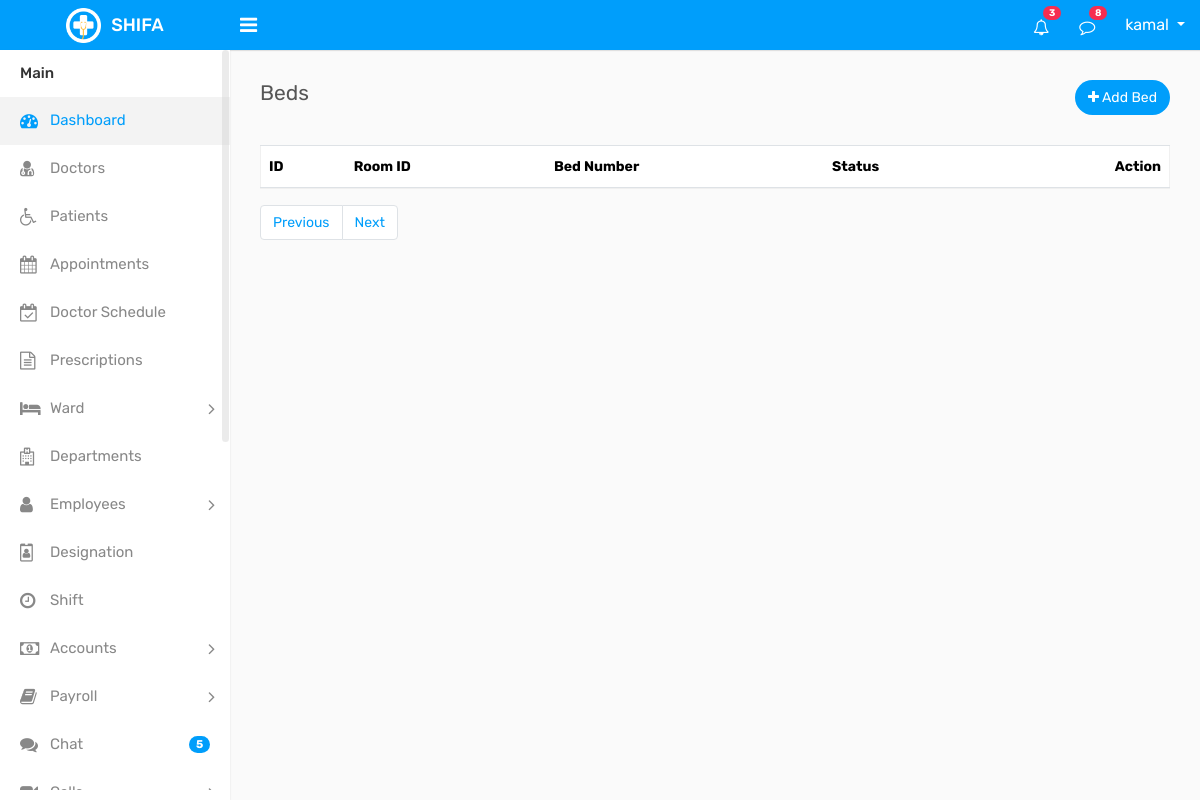
/ward/beds/beds.php (signed in), run on an earlier commit of the app's database.
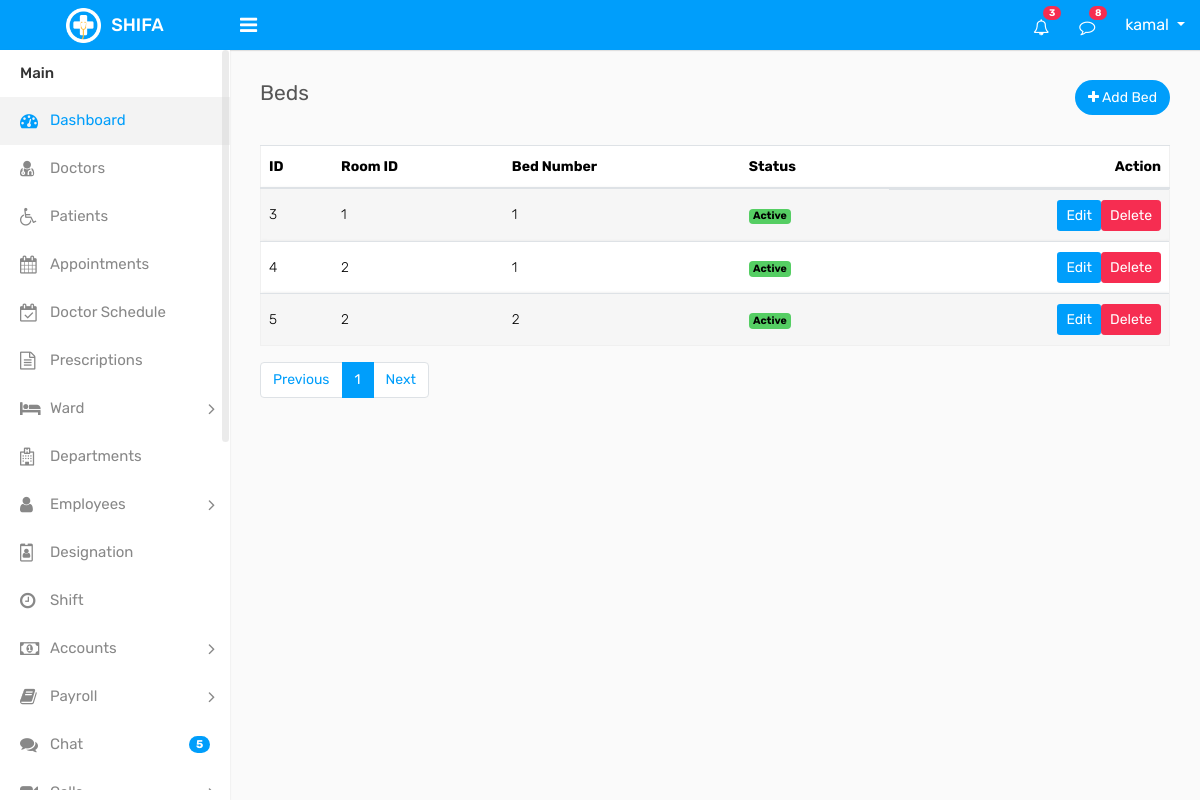
And on a later commit of the database.
### tables this page shows
CREATE TABLE `beds` (
  `id` int(11) NOT NULL,
  `room_id` int(11) DEFAULT NULL,
  `bed_number` varchar(40) DEFAULT NULL,
  `is_occupied` int(11) NOT NULL DEFAULT 0 COMMENT '0 available 1 occupied',
  `status` int(2) DEFAULT NULL COMMENT '0=inactive, 1=active',
  `created_at` timestamp NULL DEFAULT NULL,
  `updated_at` timestamp NULL DEFAULT NULL,
  `deleted_at` datetime DEFAULT NULL
);

### component/connection.php (called while the page is built, shortened)
<?php
    $base_url = "http://localhost/shifa/";
    require_once  ($_SERVER['DOCUMENT_ROOT'] . "/shifa/crud/crud_class.php");
    $crud = new crud_class();
?>

### crud/crud_class.php (called while the page is built, shortened)
<?php
class crud_class{
    private $host = "localhost";
    private $username = "root";
    private $password = "";
    private $database = "shifa";
    public $conn;
    public function __construct(){
        $this->conn = new mysqli($this->host, $this->username, $this->password, $this->database);
    }
    public function common_select($table, $columns = "*", $where = [],$where_condition = "AND", $order_by = "",
        $sort_order = "ASC",$limit = "",$offset = ""){
        $result=[
            "status"=>false,
            "data"=>[],
            "message"=>""
        ];
        $sql = "SELECT $columns FROM $table";
        if(!empty($where)){
            $where_clauses = [];
            foreach($where as $column => $value){
                $where_clauses[] = "$table" . "." . "$column = '" . $this->conn->real_escape_string($value) . "'";
            }
            $sql .= " WHERE " . implode(" $where_condition ", $where_clauses);
            $sql .= " AND deleted_at IS NULL";
        }else{
            $sql .= " WHERE deleted_at IS NULL";
        }
        if(!empty($order_by)){
            $sql .= " ORDER BY $order_by $sort_order";
        }
        if(!empty($limit)){
            $sql .= " LIMIT $limit";
        }
        $rs = $this->conn->query($sql);
        if($rs->num_rows > 0){
            $result["status"] = true;
            $result["message"] = "Records found";
            while($row = $rs->fetch_object()){
                $result["data"][] = $row;
            }
            return $result;
        } else {
            $result["message"] = "No records found";
            return $result;
        }
    }
    public function number_of_records($table){
        $sql = "SELECT COUNT(*) as total FROM $table";
        $rs = $this->conn->query($sql);
        if($rs->num_rows > 0){
            $row = $rs->fetch_object();
            return $row->total;
        } else {
            return 0;
        }
    }
}

### ward/beds/beds.php (the view, shortened to what this page needs)
<?php require_once "../../component/header.php"; ?>
<?php require_once "../../component/sidebar.php"; ?>
        <div class="page-wrapper">
            <div class="content">
                <div class="row">
                    <div class="col-sm-5 col-5">
                        <h4 class="page-title">Beds</h4>
                    </div>
                    <div class="col-sm-7 col-7 text-right m-b-30">
                        <a href="add_bed.php" class="btn btn-primary btn-rounded"><i class="fa fa-plus"></i> Add Bed</a>
                    </div>
                </div>
                <div class="row">
                    <div class="col-md-12">
                        <div class="table-responsive">
                            <table class="table table-striped custom-table mb-0 datatable">
                                <thead>
                                    <tr>
                                        <th>ID</th>
                                        <th>Room ID</th>
                                        <th>Bed Number</th>
                                        <th>Status</th>
                                        <th class="text-right">Action</th>
                                    </tr>
                                </thead>
                                <tbody>
                                    <tr>
                                        <?php
                                        if(isset($_GET['page']) && is_numeric($_GET['page'])){
                                            $page = (int)$_GET['page'];
                                        } else {
                                            $page = 1;
                                        }
                                        $beds = $crud->common_select("beds",'*',[],'AND','id','ASC',10,($page-1)*10);
                                        if($beds['status']){
                                        foreach ($beds['data'] as $bed) { ?>
                                        <td><?= $bed->id ?></td>
                                        <td><?= $bed->room_id ?></td>
                                        <td><?= $bed->bed_number ?></td>
                                        <td>
                                            <?php if ($bed->status == '1') { ?>
                                            <span class="badge bg-success">Active</span>
                                            <?php } else { ?>
                                            <span class="badge bg-danger">Inactive</span>
                                            <?php } ?>
                                        </td>
                                        <td class="d-flex justify-content-end">
                                            <a href="<?= $base_url ?>ward/beds/edit_bed.php?id=<?= $bed->id ?>" class="btn btn-sm btn-primary mb-2 mb-lg-0 me-0 me-lg-2">Edit</a>
                                            <a onclick="return confirm('Are you sure you want to delete this bed?');" href="<?= $base_url ?>ward/beds/delete_bed.php?id=<?= $bed->id ?>" class="btn btn-sm btn-danger">Delete</a>
                                        </td>
                                    </tr>
                                            <?php } } ?>
                                </tbody>
                            </table>
                        </div>
                        <div class="pb-3 ps-3 mt-3 d-flex justify-content-center justify-content-md-between justify-content-lg-between flex-wrap flex-md-nowrap">
                <nav aria-label="Page navigation" class="mb-3 mb-md-0 mb-lg-0">
                  <?php
                      $total_records = $crud->number_of_records("beds");
                      $records_per_page = 10;
                      $total_pages = ceil($total_records / $records_per_page);
                  ?>
                  <ul class="pagination">
                    <li class="page-item">
                      <a class="page-link" href="#" aria-label="Previous">Previous</a>
                    </li>
                    <?php for ($i = 1; $i <= $total_pages; $i++) { ?>
                      <li class="page-item <?= ($i == $page) ? 'active' : '' ?>"><a class="page-link" href="<?= $base_url ?>ward/beds/beds.php?page=<?= $i ?>"><?= $i ?></a></li>
                    <?php } ?>
                    <li class="page-item">
                      <a class="page-link" href="#" aria-label="Next">Next</a>
                    </li>
                  </ul>
              </nav>
            </div>
        </div>
    </div>
</div>
        </div>
    </div>
<?php require_once "../../component/footer.php"; ?>

### component/header.php (shortened to what this page needs)
<?php
    require_once "connection.php";
?>
<!DOCTYPE html>
<html lang="en">
<head>
    <link rel="stylesheet" type="text/css" href="<?= $base_url; ?>assets/assets/css/bootstrap.min.css">
    <link rel="stylesheet" type="text/css" href="<?= $base_url; ?>assets/assets//css/font-awesome.min.css">
    <link rel="stylesheet" type="text/css" href="<?= $base_url; ?>assets/assets//css/style.css">
</head>

### component/sidebar.php (shortened to what this page needs)
<body>
    <div class="main-wrapper">
        <div class="header">
			<div class="header-left">
				<a href="<?= $base_url; ?>dashboard.php" class="logo">
					<img src="<?= $base_url; ?>assets/assets/img/logo.png" width="35" height="35" alt=""> <span >SHIFA</span>
				</a>
			</div>
			<a id="toggle_btn" href="javascript:void(0);"><i class="fa fa-bars"></i></a>
            <ul class="nav user-menu float-right">
                <li class="nav-item dropdown d-none d-sm-block">
                    <a href="#" class="dropdown-toggle nav-link" data-toggle="dropdown"><i class="fa fa-bell-o"></i> <span class="badge badge-pill bg-danger float-right">3</span></a>
                </li>
                <li class="nav-item dropdown d-none d-sm-block">
                    <a href="javascript:void(0);" id="open_msg_box" class="hasnotifications nav-link"><i class="fa fa-comment-o"></i> <span class="badge badge-pill bg-danger float-right">8</span></a>
                </li>
                <li class="nav-item dropdown has-arrow">
                    <a href="#" class="dropdown-toggle nav-link user-link" data-toggle="dropdown">
                        <span class="auth-name"><?= $_SESSION['user_name']; ?></span>
                    </a>
                </li>
            </ul>
        </div>
<div class="sidebar" id="sidebar">
            <div class="sidebar-inner slimscroll">
                <div id="sidebar-menu" class="sidebar-menu">
                    <ul>
                        <li class="menu-title">Main</li>
                        <li class="active">
                            <a href="<?= $base_url; ?>dashboard.php"><i class="fa fa-dashboard"></i> <span>Dashboard</span></a>
                        </li>
						<li>
                            <a href="<?= $base_url; ?>doctors/doctors.php"><i class="fa fa-user-md"></i> <span>Doctors</span></a>
                        </li>
                        <li>
                            <a href="<?=$base_url; ?>patients/patients.php"><i class="fa fa-wheelchair"></i> <span>Patients</span></a>
                        </li>
                        <li>
                            <a href="appointments.html"><i class="fa fa-calendar"></i> <span>Appointments</span></a>
                        </li>
                        <li>
                            <a href="schedule.html"><i class="fa fa-calendar-check-o"></i> <span>Doctor Schedule</span></a>
                        </li>
                        <li>
                            <a href="<?=$base_url; ?>prescription/prescription_list.php"><i class="fa fa-file-text-o"></i> <span>Prescriptions</span></a>
                        </li>
                        <li class="submenu">
							<a href="#"><i class="fa fa-bed"></i> <span> Ward </span> <span class="menu-arrow"></span></a>
						</li>
                        <li>
                            <a href="<?= $base_url; ?>departments/departments.php"><i class="fa fa-hospital-o"></i> <span>Departments</span></a>
                        </li>
						<li class="submenu">
							<a href="#"><i class="fa fa-user"></i> <span> Employees </span> <span class="menu-arrow"></span></a>
						</li>
                        <li>
                            <a href="<?= $base_url; ?>designation/designation.php"><i class="fa fa-id-badge"></i> <span>Designation</span></a>
                        </li>
                        <li>
                            <a href="<?= $base_url; ?>shift/shift.php"><i class="fa fa-clock-o"></i> <span>Shift</span></a>
                        </li>
						<li class="submenu">
							<a href="#"><i class="fa fa-money"></i> <span> Accounts </span> <span class="menu-arrow"></span></a>
						</li>
						<li class="submenu">
							<a href="#"><i class="fa fa-book"></i> <span> Payroll </span> <span class="menu-arrow"></span></a>
						</li>
                        <li>
                            <a href="chat.html"><i class="fa fa-comments"></i> <span>Chat</span> <span class="badge badge-pill bg-primary float-right">5</span></a>
                        </li>
                        <li class="submenu">
                            <a href="#"><i class="fa fa-video-camera camera"></i> <span> Calls</span> <span class="menu-arrow"></span></a>
                        </li>
                    </ul>
                </div>
            </div>
        </div>

### component/footer.php (shortened to what this page needs)
</body>
</html>

What changed in the data, as far as the page shows it:
added beds: id "3", room "1", bed_number "1", status "Active"
added beds: id "4", room "2", bed_number "1", status "Active"
added beds: id "5", room "2", bed_number "2", status "Active"
Also different on the page:
new list line: "1"
